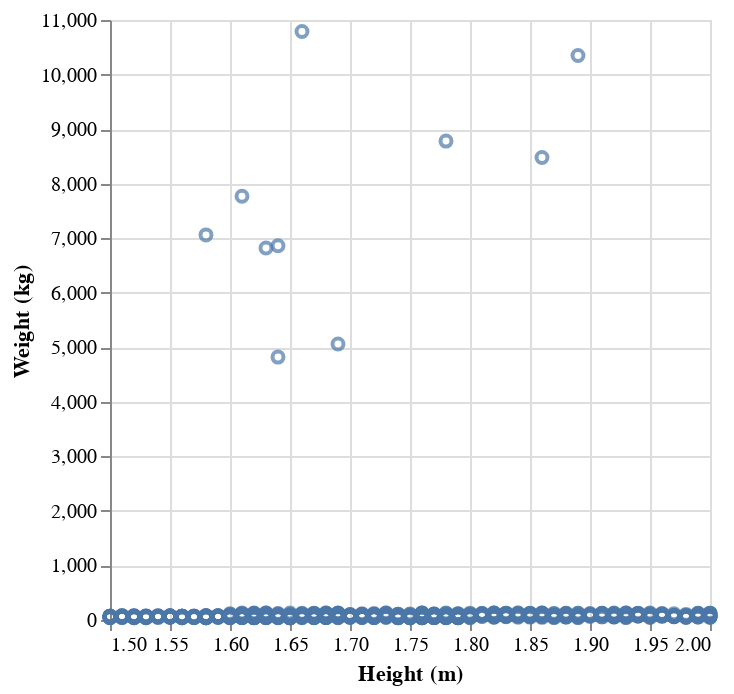

Write notebook code for a chart like this one.
### Code cell
alt.Chart(users).mark_point().encode(
    x=alt.X("Height (m)").scale(zero=False),
    y="Weight (kg)"
)

### Figure 1 — Vega-Lite specification as saved in the notebook (floating-point values rounded to 4 significant figures; data arrays with more than 128 entries replaced by an {"elided": "..."} marker saying what was removed)
{"config": {"view": {"continuousWidth": 300, "continuousHeight": 300}}, "data": {"name": "data-9a09e267f435d74e14c42302ca02ad16"}, "mark": {"type": "point"}, "encoding": {"x": {"field": "Height (m)", "scale": {"zero": false}, "type": "quantitative"}, "y": {"field": "Weight (kg)", "type": "quantitative"}}, "$schema": "https://vega.github.io/schema/vega-lite/v5.20.1.json", "datasets": {"data-9a09e267f435d74e14c42302ca02ad16": {"elided": "1324 records"}}}
